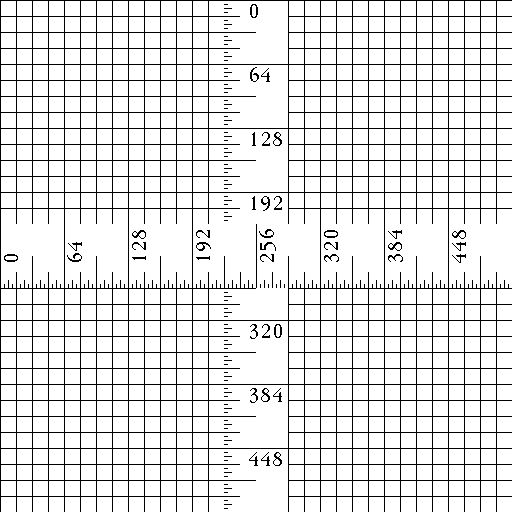
#> input picture Assignment1/image1.jpg, 512 x 512 px, found by its file name
$ python Q1-Assignment1.py
#> lines starting #> are read from the running program, lines starting #| are printed output that depends on the picture
import numpy as np
from matplotlib import pyplot as plt
import cv2
from skimage.io import imread,imshow


# Read image from location C:\Users\91991\Desktop\DIP
img = cv2.imread('C://Users//91991//Desktop//DIP//image1.jpg',0)
#> img is the input picture: shape (512, 512); min 0, max 255, mean 226.3

# Display image
#cv2.imshow('', img)

#hold image for 5 seconds
#cv2.waitKey(5000)


#implement 3x3 gaussian filter:
#kernel size
k = 1/3

for i in range(1, img.shape[0]-1):
    for j in range(1, img.shape[1]-1):
        temp = img[i-1,j-1]*k + img[i-1,j]*k + img[i-1,j+1]*k + img[i,j-1]*k + img[i,j]*k + img[i,j+1]*k + img[i+1,j-1]*k + img[i+1,j]*k + img[i+1,j+1]*k
        img[i,j] = temp
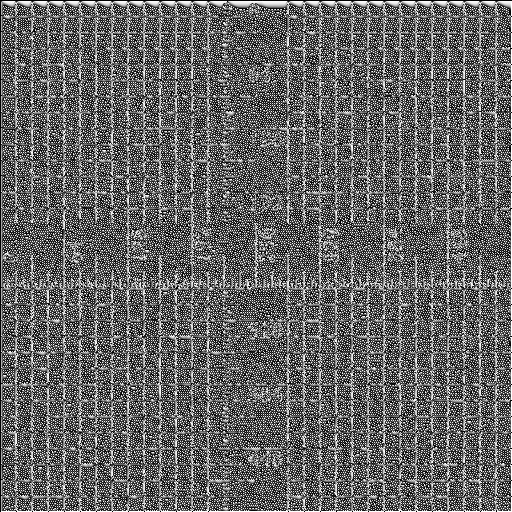
#> img: shape (512, 512); min 0, max 255, mean 101.4

# Display image
cv2.imshow('', img)

#hold image for 5 seconds
cv2.waitKey(5000)


# Median filter with kernel size of 3x3
'''m, n = img.shape
img_new1 = np.zeros([m, n])
for i in range(1, m-1):
  for j in range(1, n-1):
    temp=[]
    for a in range(-1,2):
      for b in range(-1,2):
        temp.append(img[i+a,j+b])
        temp = sorted(temp)
        img_new1[i, j]= temp[4]
cv2.imshow(img_new1)


# Median 5x5
output3 = np.zeros([m, n])
for i in range(2, m-2):
  for j in range(2, n-2):
    temp=[]
    for a in range(-2,3):
      for b in range(-2,3):
        temp.append(img[i+a,j+b])
        temp = sorted(temp)
        output3[i, j]= temp[12]

cv2.imshow(output3'''

$ run again, with Assignment1/Q1-gaussian-5x5.png saved as Assignment1/image1.jpg
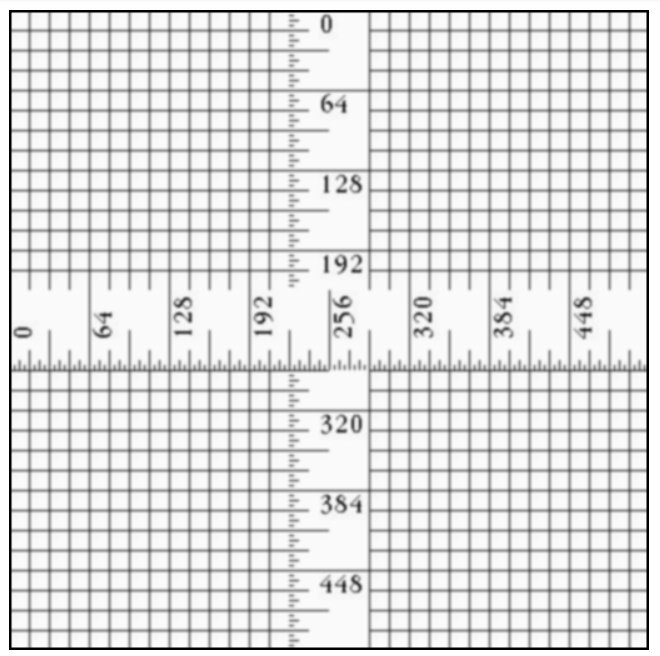
#> input picture Assignment1/Q1-gaussian-5x5.png, 660 x 656 px, found by its file name
#> img is the input picture: shape (656, 660); min 0, max 255, mean 220.6
#> after the loop `for i in range(1, img.shape[0]-1):`:
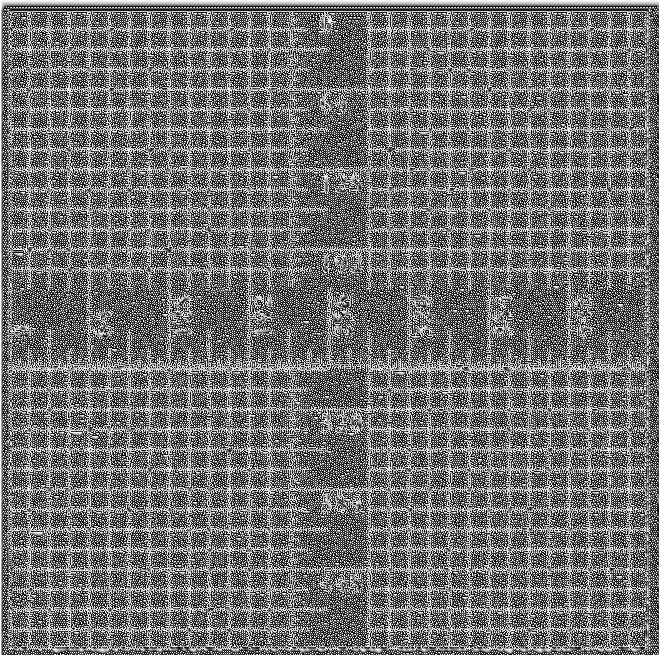
#> img: shape (656, 660); min 0, max 255, mean 114.7
